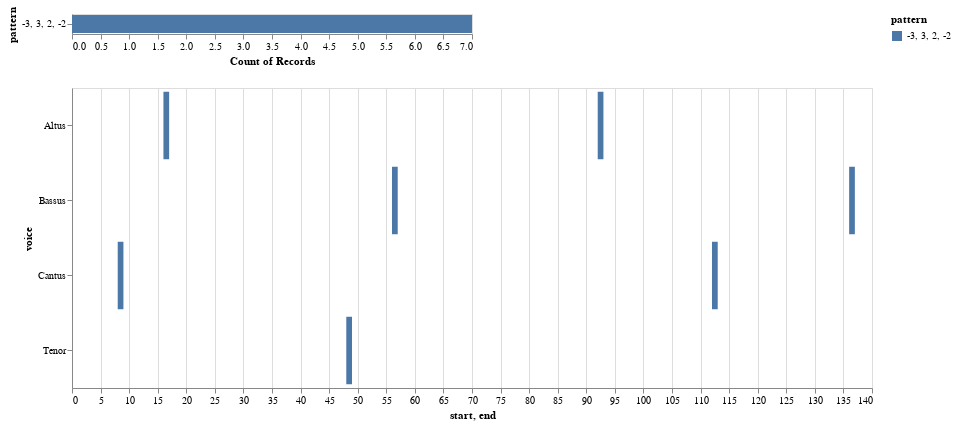

The notebook cell saved with this chart:
### Code cell
viz_demo.plot_ngrams_heatmap(mel_ngrams, selected_patterns=['-3, 3, 2, -2'])
# viz_demo.plot_ngrams_heatmap(mel_ngrams, selected_patterns=mel_ngrams_top_patterns_list, voices=[])

### Figure 1 — Vega-Lite specification as saved in the notebook (floating-point values rounded to 4 significant figures)
{"config": {"view": {"continuousWidth": 400, "continuousHeight": 300}}, "vconcat": [{"mark": "bar", "encoding": {"color": {"type": "nominal", "field": "pattern"}, "opacity": {"condition": {"value": 1, "selection": "selector005"}, "value": 0.2}, "x": {"type": "nominal", "aggregate": "count", "field": "pattern"}, "y": {"type": "nominal", "field": "pattern"}}, "selection": {"selector005": {"type": "multi", "fields": ["pattern"]}}}, {"mark": "bar", "encoding": {"color": {"type": "nominal", "field": "pattern"}, "opacity": {"condition": {"value": 1, "selection": "selector005"}, "value": 0.2}, "tooltip": [{"type": "quantitative", "field": "start"}, {"type": "quantitative", "field": "end"}, {"type": "nominal", "field": "pattern"}], "x": {"type": "quantitative", "field": "start"}, "x2": {"field": "end"}, "y": {"type": "nominal", "field": "voice"}}, "height": 300, "selection": {"selector005": {"type": "multi", "fields": ["pattern"]}, "selector006": {"type": "interval", "bind": "scales", "encodings": ["x", "y"]}}, "width": 800}], "data": {"name": "data-17839471f26203525b8cf7be9c2dd0ee"}, "$schema": "https://vega.github.io/schema/vega-lite/v4.8.1.json", "datasets": {"data-17839471f26203525b8cf7be9c2dd0ee": [{"start": 8.0, "voice": "Cantus", "pattern": "-3, 3, 2, -2", "end": 9.0}, {"start": 112.0, "voice": "Cantus", "pattern": "-3, 3, 2, -2", "end": 113.0}, {"start": 16.0, "voice": "Altus", "pattern": "-3, 3, 2, -2", "end": 17.0}, {"start": 92.0, "voice": "Altus", "pattern": "-3, 3, 2, -2", "end": 93.0}, {"start": 48.0, "voice": "Tenor", "pattern": "-3, 3, 2, -2", "end": 49.0}, {"start": 56.0, "voice": "Bassus", "pattern": "-3, 3, 2, -2", "end": 57.0}, {"start": 136.0, "voice": "Bassus", "pattern": "-3, 3, 2, -2", "end": 137.0}]}}
